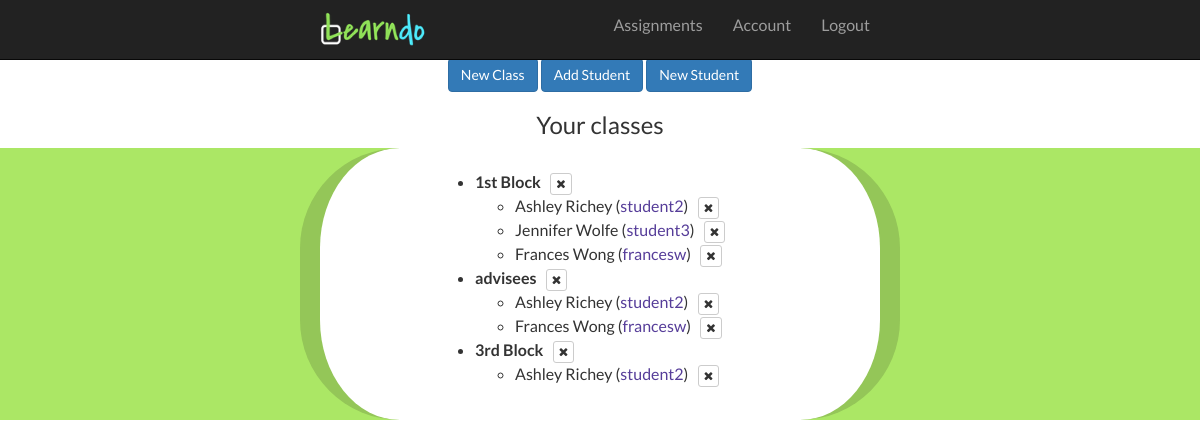
The app's page /teacher/3/classes (signed in) with its own data.
### model.py (models this page shows, shortened)
class Class(db.Model):
    __tablename__ = "classes"
    class_id = db.Column(db.Integer, autoincrement=True, primary_key=True)
    class_name = db.Column(db.String(64), nullable=False)

class User(db.Model):
    __tablename__ = "users"
    user_id = db.Column(db.Integer, autoincrement=True, primary_key=True)
    is_teacher = db.Column(db.Boolean, nullable=False)
    username = db.Column(db.Integer, nullable=False, unique=True)
    password = db.Column(db.String(16), nullable=False)
    email = db.Column(db.String(64), nullable=True)
    first_name = db.Column(db.String(32), nullable=False)
    last_name = db.Column(db.String(32), nullable=True)
    display_name = db.Column(db.String(32), nullable=True)
    school = db.Column(db.String(64), nullable=True)
    classes = db.relationship("Class",
                             secondary='usersclasses',
                             backref="users")
    tasks = db.relationship('Task', backref='user')
    assignments = db.relationship('Assignment', backref='user')

### server.py (the view)
@app.route('/teacher/<int:user_id>/classes')
def manage_classes(user_id):
    if session['user_id'] == user_id:
        teacher = User.query.get(user_id) ## Can I make this a global variable or store in session?
        class_list = show_classes(teacher)
        return render_template("class_list.html", teacher=teacher, class_list=class_list)
    else:
        flash("You do not have access to that page.")
        return redirect("/")

### helper.py (called while the page is built)
def show_classes(teacher):
    class_list = {}
    for each_class in teacher.classes:
        class_list[each_class.class_id] = {'class_name' : each_class.class_name }
        for student in each_class.users:
            if student.is_teacher == 0:
                if 'students' not in class_list[each_class.class_id]:
                    class_list[each_class.class_id]['students'] = []
                class_list[each_class.class_id]['students'].append(student)
    return class_list

### templates/class_list.html (shortened to what this page needs)
{% extends 'base.html' %}
{% block content %}
    <div id="select-form" class="text-center">
        <button id="new-class" class="form-buttons btn btn-primary">New Class</button>
        <button id="add-student" class="form-buttons btn btn-primary">Add Student</button>
        <button id="new-student" class="form-buttons btn btn-primary">New Student</button>
        <br>
        <h3 id="your-classes" class="text-center">Your classes</h3>
    </div>
</div></div></div>
<div class="assignments container-fluid">
    <div class="row completed">
        <div class='col-lg-6 col-lg-offset-3 col-md-6 col-md-offset-3 col-sm-10 col-sm-offset-1 col-xs-12 col-xs-offset-0 info'>
            <div id="class-list" class="center-col">
                <br>
                <ul>
                {% for class_id in class_list.keys() %}
                    <li id="c{{ class_id }}"><b>{{ class_list[class_id]['class_name'] }}</b>  &nbsp;
                    <button data-classid="{{ class_id }}" class="btn btn-default btn-xs delete_class" data-toggle="modal" data-target="#confirmDelete"><span class="fa fa-close" aria-hidden="true"></span></button>
                    </li>
                    {% if 'students' in class_list[class_id] %}
                        <ul id="class{{ class_id }}">
                            {% for student in class_list[class_id]['students'] %}
                                <li id="s{{ student.user_id }}">
                                {{ student.first_name }} {{ student.last_name }}
                                (<a href="/profile/{{student.user_id}}">{{student.username}}</a>) &nbsp;
                                <button class="btn btn-default btn-xs remove_student" data-toggle="modal" data-target="#confirmDelete" data-classid="{{ class_id }}" data-studentid="{{ student.user_id }}"><span class="fa fa-close" aria-hidden="true"></span></button>
                                </li>
                            {% endfor %}
                        </ul>
                    {% endif %}
                {% endfor %}
                </ul>
                <br>
            </div>
</div>
</div>
</div>
{% endblock %}

### templates/base.html (style rules this page uses)
body { font-family: "Lato", "Verdana", sans-serif; margin-top: 58px; font-size: 1.6em; }
.center-col { width: 330px; margin: 0 auto; }
a { color: #563d99; }
.completed { background-color: #abe765; }
.completed .info { border-color: #94c658; }
.info { background-color: #fff; border-radius: 100px; border-left: 20px solid; border-right: 20px solid; padding: 0px 70px 0px 70px; }

### records on screen
Class: class_name "1st Block"
User: first_name "Ashley", last_name "Richey", username "student2"
User: first_name "Jennifer", last_name "Wolfe", username "student3"
User: first_name "Frances", last_name "Wong", username "francesw"
Class: class_name "advisees"
Class: class_name "3rd Block"
